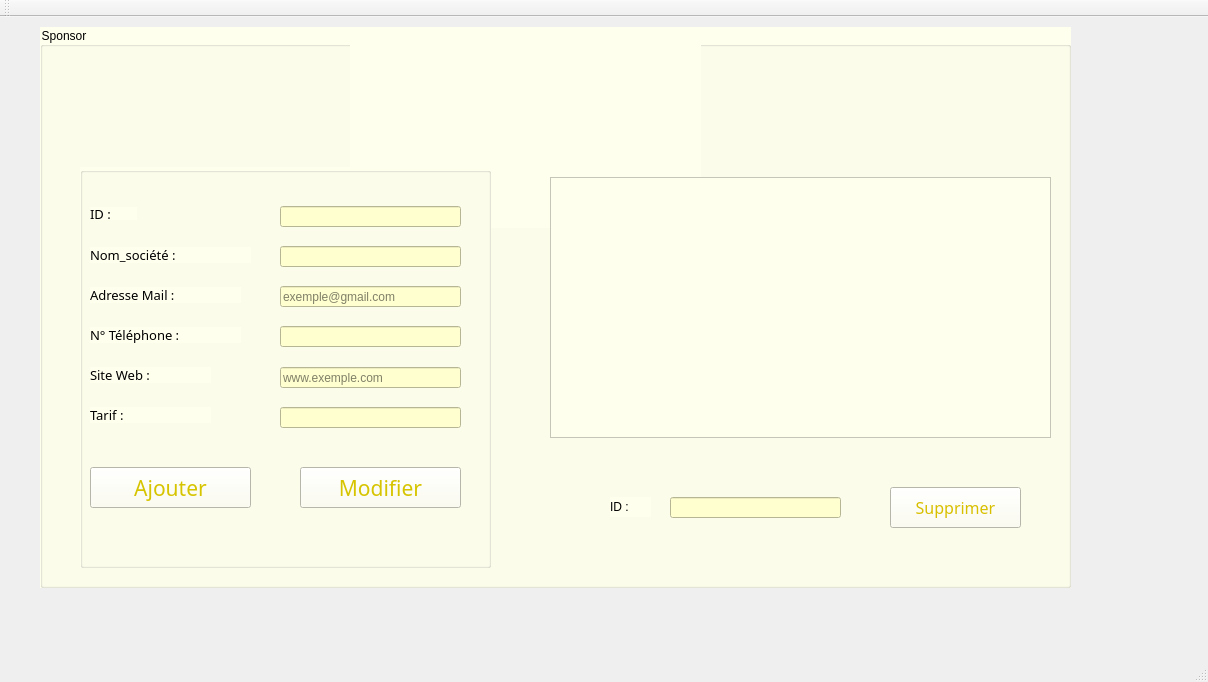
<?xml version="1.0" encoding="UTF-8"?>
<ui version="4.0">
 <class>MainWindow</class>
 <widget class="QMainWindow" name="MainWindow">
  <property name="geometry">
   <rect>
    <x>0</x>
    <y>0</y>
    <width>1208</width>
    <height>682</height>
   </rect>
  </property>
  <property name="windowTitle">
   <string>Gestion des Sponsors</string>
  </property>
  <widget class="QWidget" name="centralWidget">
   <widget class="QGroupBox" name="groupBox_3">
    <property name="geometry">
     <rect>
      <x>40</x>
      <y>10</y>
      <width>1031</width>
      <height>561</height>
     </rect>
    </property>
    <property name="styleSheet">
     <string notr="true">background-color: rgb(255, 255, 238);</string>
    </property>
    <property name="title">
     <string>Sponsor</string>
    </property>
    <widget class="QTableView" name="tab_sponsor">
     <property name="geometry">
      <rect>
       <x>510</x>
       <y>150</y>
       <width>501</width>
       <height>261</height>
      </rect>
     </property>
    </widget>
    <widget class="QGroupBox" name="groupBox">
     <property name="geometry">
      <rect>
       <x>40</x>
       <y>140</y>
       <width>411</width>
       <height>401</height>
      </rect>
     </property>
     <property name="title">
      <string/>
     </property>
     <widget class="QLabel" name="label_ID">
      <property name="geometry">
       <rect>
        <x>10</x>
        <y>40</y>
        <width>47</width>
        <height>13</height>
       </rect>
      </property>
      <property name="font">
       <font>
        <family>OCR A Extended</family>
        <pointsize>10</pointsize>
       </font>
      </property>
      <property name="text">
       <string>ID :</string>
      </property>
     </widget>
     <widget class="QLabel" name="label_Nom">
      <property name="geometry">
       <rect>
        <x>10</x>
        <y>80</y>
        <width>161</width>
        <height>16</height>
       </rect>
      </property>
      <property name="font">
       <font>
        <family>OCR A Extended</family>
        <pointsize>10</pointsize>
       </font>
      </property>
      <property name="text">
       <string>Nom_société :</string>
      </property>
     </widget>
     <widget class="QLabel" name="label_Adr">
      <property name="geometry">
       <rect>
        <x>10</x>
        <y>120</y>
        <width>151</width>
        <height>16</height>
       </rect>
      </property>
      <property name="font">
       <font>
        <family>OCR A Extended</family>
        <pointsize>10</pointsize>
       </font>
      </property>
      <property name="text">
       <string>Adresse Mail :</string>
      </property>
     </widget>
     <widget class="QLineEdit" name="lineEdit_ID">
      <property name="geometry">
       <rect>
        <x>200</x>
        <y>39</y>
        <width>181</width>
        <height>21</height>
       </rect>
      </property>
      <property name="styleSheet">
       <string notr="true">border-color: qconicalgradient(cx:0.5, cy:0.5, angle:0, stop:0 rgba(35, 40, 3, 255), stop:0.16 rgba(136, 106, 22, 255), stop:0.225 rgba(166, 140, 41, 255), stop:0.285 rgba(204, 181, 74, 255), stop:0.345 rgba(235, 219, 102, 255), stop:0.415 rgba(245, 236, 112, 255), stop:0.52 rgba(209, 190, 76, 255), stop:0.57 rgba(187, 156, 51, 255), stop:0.635 rgba(168, 142, 42, 255), stop:0.695 rgba(202, 174, 68, 255), stop:0.75 rgba(218, 202, 86, 255), stop:0.815 rgba(208, 187, 73, 255), stop:0.88 rgba(187, 156, 51, 255), stop:0.935 rgba(137, 108, 26, 255), stop:1 rgba(35, 40, 3, 255));
background-color: rgb(255, 255, 207);</string>
      </property>
     </widget>
     <widget class="QLineEdit" name="lineEdit_Nom">
      <property name="geometry">
       <rect>
        <x>200</x>
        <y>79</y>
        <width>181</width>
        <height>21</height>
       </rect>
      </property>
      <property name="styleSheet">
       <string notr="true">background-color: rgb(255, 255, 207);</string>
      </property>
      <property name="inputMethodHints">
       <set>Qt::ImhLowercaseOnly</set>
      </property>
     </widget>
     <widget class="QLineEdit" name="lineEdit_Adr">
      <property name="geometry">
       <rect>
        <x>200</x>
        <y>119</y>
        <width>181</width>
        <height>21</height>
       </rect>
      </property>
      <property name="minimumSize">
       <size>
        <width>0</width>
        <height>20</height>
       </size>
      </property>
      <property name="baseSize">
       <size>
        <width>0</width>
        <height>0</height>
       </size>
      </property>
      <property name="styleSheet">
       <string notr="true">

border-color: rgb(0, 0, 255);
background-color: rgb(255, 255, 207);</string>
      </property>
      <property name="inputMethodHints">
       <set>Qt::ImhEmailCharactersOnly</set>
      </property>
      <property name="placeholderText">
       <string>exemple@gmail.com</string>
      </property>
     </widget>
     <widget class="QPushButton" name="pb_ajouter">
      <property name="geometry">
       <rect>
        <x>10</x>
        <y>300</y>
        <width>161</width>
        <height>41</height>
       </rect>
      </property>
      <property name="font">
       <font>
        <family>OCR A Extended</family>
        <pointsize>16</pointsize>
       </font>
      </property>
      <property name="autoFillBackground">
       <bool>false</bool>
      </property>
      <property name="styleSheet">
       <string notr="true">
color: rgb(214, 196, 0);
</string>
      </property>
      <property name="text">
       <string>Ajouter</string>
      </property>
     </widget>
     <widget class="QLabel" name="label_Tarif">
      <property name="geometry">
       <rect>
        <x>10</x>
        <y>240</y>
        <width>121</width>
        <height>16</height>
       </rect>
      </property>
      <property name="font">
       <font>
        <family>OCR A Extended</family>
        <pointsize>10</pointsize>
       </font>
      </property>
      <property name="text">
       <string>Tarif : </string>
      </property>
     </widget>
     <widget class="QLineEdit" name="lineEdit_Tarif">
      <property name="geometry">
       <rect>
        <x>200</x>
        <y>240</y>
        <width>181</width>
        <height>21</height>
       </rect>
      </property>
      <property name="styleSheet">
       <string notr="true">background-color: rgb(255, 255, 207);</string>
      </property>
     </widget>
     <widget class="QLabel" name="label_Adr_2">
      <property name="geometry">
       <rect>
        <x>10</x>
        <y>160</y>
        <width>151</width>
        <height>16</height>
       </rect>
      </property>
      <property name="font">
       <font>
        <family>OCR A Extended</family>
        <pointsize>10</pointsize>
       </font>
      </property>
      <property name="text">
       <string>N° Téléphone : </string>
      </property>
     </widget>
     <widget class="QLineEdit" name="lineEdit_tlf">
      <property name="geometry">
       <rect>
        <x>200</x>
        <y>159</y>
        <width>181</width>
        <height>21</height>
       </rect>
      </property>
      <property name="styleSheet">
       <string notr="true">background-color: rgb(255, 255, 207);</string>
      </property>
     </widget>
     <widget class="QLabel" name="label_Tarif_2">
      <property name="geometry">
       <rect>
        <x>10</x>
        <y>200</y>
        <width>121</width>
        <height>16</height>
       </rect>
      </property>
      <property name="font">
       <font>
        <family>OCR A Extended</family>
        <pointsize>10</pointsize>
       </font>
      </property>
      <property name="text">
       <string>Site Web : </string>
      </property>
     </widget>
     <widget class="QLineEdit" name="lineEdit_web">
      <property name="geometry">
       <rect>
        <x>200</x>
        <y>200</y>
        <width>181</width>
        <height>21</height>
       </rect>
      </property>
      <property name="styleSheet">
       <string notr="true">background-color: rgb(255, 255, 207);</string>
      </property>
      <property name="placeholderText">
       <string>www.exemple.com</string>
      </property>
     </widget>
     <widget class="QPushButton" name="pb_modifier">
      <property name="geometry">
       <rect>
        <x>220</x>
        <y>300</y>
        <width>161</width>
        <height>41</height>
       </rect>
      </property>
      <property name="font">
       <font>
        <family>OCR A Extended</family>
        <pointsize>16</pointsize>
       </font>
      </property>
      <property name="autoFillBackground">
       <bool>false</bool>
      </property>
      <property name="styleSheet">
       <string notr="true">
color: rgb(214, 196, 0);
</string>
      </property>
      <property name="text">
       <string>Modifier</string>
      </property>
     </widget>
    </widget>
    <widget class="QLineEdit" name="lineEdit_id_sup">
     <property name="geometry">
      <rect>
       <x>630</x>
       <y>470</y>
       <width>171</width>
       <height>21</height>
      </rect>
     </property>
     <property name="styleSheet">
      <string notr="true">background-color: rgb(255, 255, 207);</string>
     </property>
     <property name="text">
      <string/>
     </property>
    </widget>
    <widget class="QPushButton" name="pb_supp">
     <property name="geometry">
      <rect>
       <x>850</x>
       <y>460</y>
       <width>131</width>
       <height>41</height>
      </rect>
     </property>
     <property name="font">
      <font>
       <family>OCR A Extended</family>
       <pointsize>12</pointsize>
      </font>
     </property>
     <property name="styleSheet">
      <string notr="true">color: rgb(216, 191, 0);</string>
     </property>
     <property name="text">
      <string>Supprimer</string>
     </property>
    </widget>
    <widget class="QLabel" name="label">
     <property name="geometry">
      <rect>
       <x>570</x>
       <y>470</y>
       <width>41</width>
       <height>20</height>
      </rect>
     </property>
     <property name="font">
      <font>
       <pointsize>9</pointsize>
      </font>
     </property>
     <property name="text">
      <string>ID :</string>
     </property>
    </widget>
    <widget class="QLabel" name="label_3">
     <property name="geometry">
      <rect>
       <x>310</x>
       <y>10</y>
       <width>351</width>
       <height>191</height>
      </rect>
     </property>
     <property name="text">
      <string/>
     </property>
     <property name="pixmap">
      <pixmap>../../Logo/Logo.png</pixmap>
     </property>
     <property name="scaledContents">
      <bool>true</bool>
     </property>
    </widget>
    <zorder>label_3</zorder>
    <zorder>tab_sponsor</zorder>
    <zorder>groupBox</zorder>
    <zorder>lineEdit_id_sup</zorder>
    <zorder>pb_supp</zorder>
    <zorder>label</zorder>
   </widget>
  </widget>
  <widget class="QMenuBar" name="menuBar">
   <property name="geometry">
    <rect>
     <x>0</x>
     <y>0</y>
     <width>1208</width>
     <height>26</height>
    </rect>
   </property>
  </widget>
  <widget class="QToolBar" name="mainToolBar">
   <attribute name="toolBarArea">
    <enum>TopToolBarArea</enum>
   </attribute>
   <attribute name="toolBarBreak">
    <bool>false</bool>
   </attribute>
  </widget>
  <widget class="QStatusBar" name="statusBar"/>
 </widget>
 <layoutdefault spacing="6" margin="11"/>
 <resources/>
 <connections/>
</ui>
